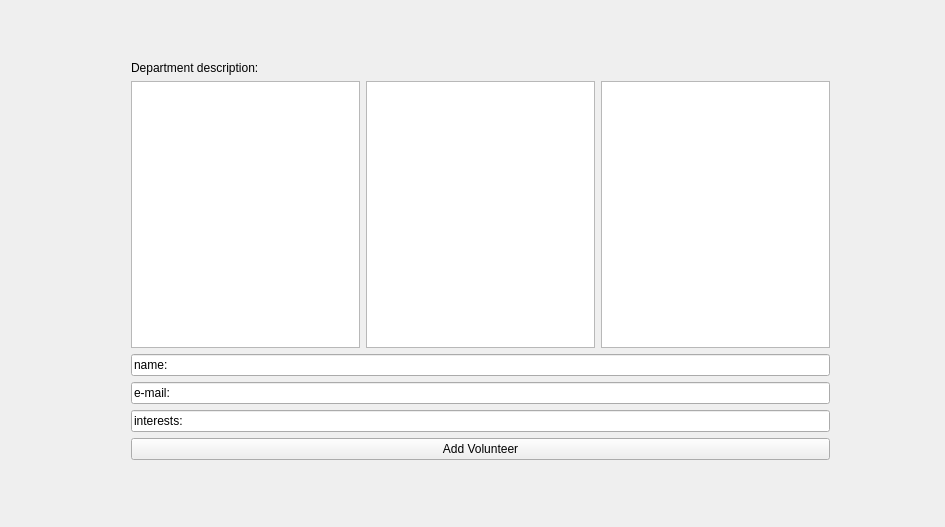
<?xml version="1.0" encoding="UTF-8"?>
<ui version="4.0">
 <class>guiClass</class>
 <widget class="QWidget" name="guiClass">
  <property name="geometry">
   <rect>
    <x>0</x>
    <y>0</y>
    <width>945</width>
    <height>527</height>
   </rect>
  </property>
  <property name="windowTitle">
   <string>gui</string>
  </property>
  <widget class="QWidget" name="verticalLayoutWidget">
   <property name="geometry">
    <rect>
     <x>120</x>
     <y>50</y>
     <width>721</width>
     <height>421</height>
    </rect>
   </property>
   <layout class="QVBoxLayout" name="verticalLayout">
    <item>
     <widget class="QLabel" name="description">
      <property name="text">
       <string>Department description:</string>
      </property>
     </widget>
    </item>
    <item>
     <layout class="QHBoxLayout" name="horizontalLayout">
      <item>
       <widget class="QListWidget" name="volunteer"/>
      </item>
      <item>
       <widget class="QListWidget" name="unassignedVolunteer"/>
      </item>
      <item>
       <widget class="QListWidget" name="suitableList"/>
      </item>
     </layout>
    </item>
    <item>
     <widget class="QLineEdit" name="name">
      <property name="text">
       <string>name:</string>
      </property>
     </widget>
    </item>
    <item>
     <widget class="QLineEdit" name="email">
      <property name="text">
       <string>e-mail:</string>
      </property>
     </widget>
    </item>
    <item>
     <widget class="QLineEdit" name="interest">
      <property name="text">
       <string>interests:</string>
      </property>
     </widget>
    </item>
    <item>
     <widget class="QPushButton" name="addV">
      <property name="text">
       <string>Add Volunteer</string>
      </property>
     </widget>
    </item>
   </layout>
  </widget>
 </widget>
 <layoutdefault spacing="6" margin="11"/>
 <resources>
  <include location="gui.qrc"/>
 </resources>
 <connections/>
</ui>
